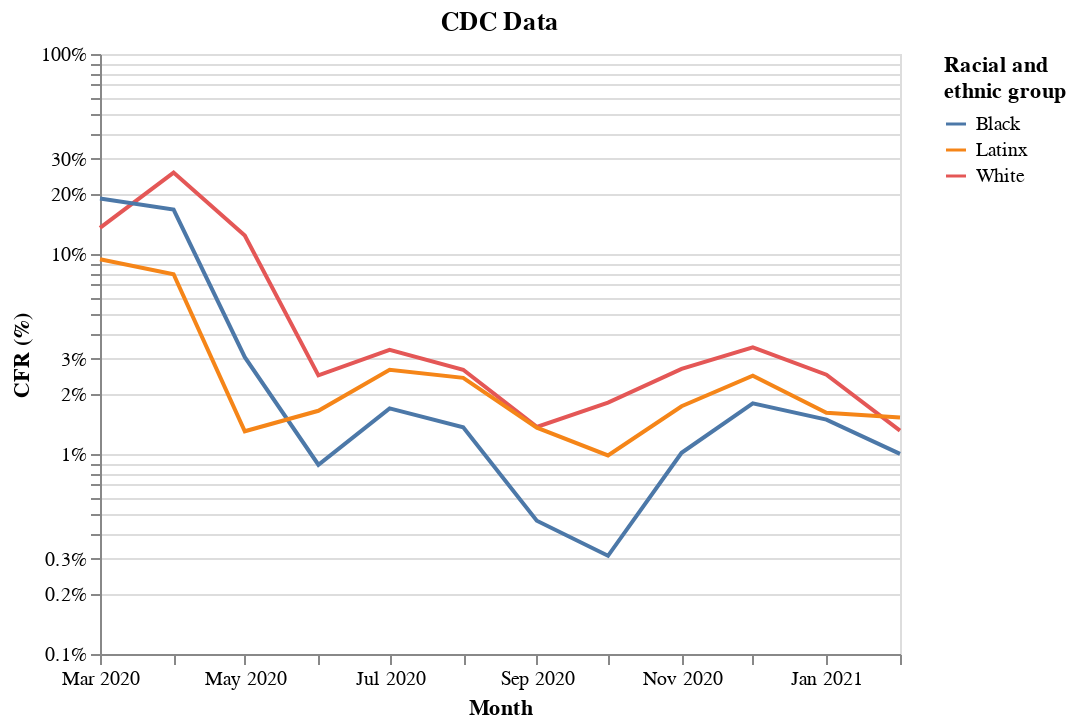

Here is the notebook cell this chart was saved with:
### Markdown cell above
## CDC Race Data

Read data and generate CFR by month and ethnic group. We also drop data prior to March 2020, since Februrary 2020 includes no deaths. Plot CFR by month and ethnic group.

### Code cell
def calculate_figure1_race_data(races_dict):
    df = pd.DataFrame()
    for race,ethgrp in races_dict.items():
        cases_df = Cases_QC_Overall.loc[Cases_QC_Overall.ethgrp == ethgrp ]
        deaths_df = Deaths_QC_Overall.loc[Deaths_QC_Overall.ethgrp == ethgrp ]
        internal_df = cases_df.groupby("case_month")["death_yn"].count().to_frame(
        ).join(deaths_df.groupby("case_month")["death_yn"].count().to_frame(), 
               lsuffix="_case", rsuffix="_death").reset_index()
        internal_df["CFR"] = calculate_fatality_rate(internal_df, "death_yn_case", "death_yn_death", "CFR")
        internal_df["CFR"] = internal_df["CFR"].div(100)
        internal_df = internal_df.loc[internal_df.case_month >= "2020-03-01"]
        internal_df["Race"] = race
        df = internal_df if df.empty else pd.concat([df,internal_df]).reset_index().drop(columns=["index"])
    return df
    
figure1_dataset_cdc = calculate_figure1_race_data(
    {"White" : 1, "Black" : 2, "Latinx" : 3})

fig1 = alt.Chart(figure1_dataset_cdc).mark_line().encode(
    alt.X('yearmonth(case_month):T',
          axis=alt.Axis(title='Month', grid=False, labelFlush=False)),
    alt.Y('CFR:Q',
          axis=alt.Axis(title='CFR (%)', format='%'),
          scale=alt.Scale(type='log')),
    color=alt.Color('Race:N',
                    legend=alt.Legend(title=['Racial and', 'ethnic group']))
).properties(
    title='CDC Data'
)

fig1

### Figure 1 — Vega-Lite specification as saved in the notebook (floating-point values rounded to 4 significant figures)
{"config": {"view": {"continuousWidth": 400, "continuousHeight": 300}}, "data": {"name": "data-f8e830d44d815138559cb1f796e95c87"}, "mark": "line", "encoding": {"color": {"field": "Race", "legend": {"title": ["Racial and", "ethnic group"]}, "type": "nominal"}, "x": {"axis": {"grid": false, "labelFlush": false, "title": "Month"}, "field": "case_month", "timeUnit": "yearmonth", "type": "temporal"}, "y": {"axis": {"format": "%", "title": "CFR (%)"}, "field": "CFR", "scale": {"type": "log"}, "type": "quantitative"}}, "title": "CDC Data", "$schema": "https://vega.github.io/schema/vega-lite/v4.17.0.json", "datasets": {"data-f8e830d44d815138559cb1f796e95c87": [{"case_month": "2020-03-01T00:00:00", "death_yn_case": 46382, "death_yn_death": 6265, "CFR": 0.1351, "Race": "White"}, {"case_month": "2020-04-01T00:00:00", "death_yn_case": 89387, "death_yn_death": 22824, "CFR": 0.2553, "Race": "White"}, {"case_month": "2020-05-01T00:00:00", "death_yn_case": 62591, "death_yn_death": 7748, "CFR": 0.1238, "Race": "White"}, {"case_month": "2020-06-01T00:00:00", "death_yn_case": 116191, "death_yn_death": 2875, "CFR": 0.02474, "Race": "White"}, {"case_month": "2020-07-01T00:00:00", "death_yn_case": 194779, "death_yn_death": 6458, "CFR": 0.03316, "Race": "White"}, {"case_month": "2020-08-01T00:00:00", "death_yn_case": 168128, "death_yn_death": 4437, "CFR": 0.02639, "Race": "White"}, {"case_month": "2020-09-01T00:00:00", "death_yn_case": 211141, "death_yn_death": 2885, "CFR": 0.01366, "Race": "White"}, {"case_month": "2020-10-01T00:00:00", "death_yn_case": 388413, "death_yn_death": 7016, "CFR": 0.01806, "Race": "White"}, {"case_month": "2020-11-01T00:00:00", "death_yn_case": 772725, "death_yn_death": 20571, "CFR": 0.02662, "Race": "White"}, {"case_month": "2020-12-01T00:00:00", "death_yn_case": 841808, "death_yn_death": 28761, "CFR": 0.03417, "Race": "White"}, {"case_month": "2021-01-01T00:00:00", "death_yn_case": 762606, "death_yn_death": 19000, "CFR": 0.02491, "Race": "White"}, {"case_month": "2021-02-01T00:00:00", "death_yn_case": 301593, "death_yn_death": 3949, "CFR": 0.01309, "Race": "White"}, {"case_month": "2020-03-01T00:00:00", "death_yn_case": 20957, "death_yn_death": 3973, "CFR": 0.1896, "Race": "Black"}, {"case_month": "2020-04-01T00:00:00", "death_yn_case": 47893, "death_yn_death": 7992, "CFR": 0.1669, "Race": "Black"}, {"case_month": "2020-05-01T00:00:00", "death_yn_case": 33899, "death_yn_death": 1034, "CFR": 0.0305, "Race": "Black"}, {"case_month": "2020-06-01T00:00:00", "death_yn_case": 47409, "death_yn_death": 419, "CFR": 0.008838, "Race": "Black"}, {"case_month": "2020-07-01T00:00:00", "death_yn_case": 81747, "death_yn_death": 1382, "CFR": 0.01691, "Race": "Black"}, {"case_month": "2020-08-01T00:00:00", "death_yn_case": 50285, "death_yn_death": 684, "CFR": 0.0136, "Race": "Black"}, {"case_month": "2020-09-01T00:00:00", "death_yn_case": 34045, "death_yn_death": 158, "CFR": 0.004641, "Race": "Black"}, {"case_month": "2020-10-01T00:00:00", "death_yn_case": 53912, "death_yn_death": 167, "CFR": 0.003098, "Race": "Black"}, {"case_month": "2020-11-01T00:00:00", "death_yn_case": 113846, "death_yn_death": 1155, "CFR": 0.01015, "Race": "Black"}, {"case_month": "2020-12-01T00:00:00", "death_yn_case": 153727, "death_yn_death": 2755, "CFR": 0.01792, "Race": "Black"}, {"case_month": "2021-01-01T00:00:00", "death_yn_case": 159588, "death_yn_death": 2370, "CFR": 0.01485, "Race": "Black"}, {"case_month": "2021-02-01T00:00:00", "death_yn_case": 64515, "death_yn_death": 646, "CFR": 0.01001, "Race": "Black"}, {"case_month": "2020-03-01T00:00:00", "death_yn_case": 15468, "death_yn_death": 1455, "CFR": 0.09407, "Race": "Latinx"}, {"case_month": "2020-04-01T00:00:00", "death_yn_case": 49353, "death_yn_death": 3909, "CFR": 0.0792, "Race": "Latinx"}, {"case_month": "2020-05-01T00:00:00", "death_yn_case": 56173, "death_yn_death": 730, "CFR": 0.013, "Race": "Latinx"}, {"case_month": "2020-06-01T00:00:00", "death_yn_case": 98212, "death_yn_death": 1615, "CFR": 0.01644, "Race": "Latinx"}, {"case_month": "2020-07-01T00:00:00", "death_yn_case": 126418, "death_yn_death": 3334, "CFR": 0.02637, "Race": "Latinx"}, {"case_month": "2020-08-01T00:00:00", "death_yn_case": 61543, "death_yn_death": 1479, "CFR": 0.02403, "Race": "Latinx"}, {"case_month": "2020-09-01T00:00:00", "death_yn_case": 43227, "death_yn_death": 585, "CFR": 0.01353, "Race": "Latinx"}, {"case_month": "2020-10-01T00:00:00", "death_yn_case": 65470, "death_yn_death": 644, "CFR": 0.009837, "Race": "Latinx"}, {"case_month": "2020-11-01T00:00:00", "death_yn_case": 144794, "death_yn_death": 2510, "CFR": 0.01733, "Race": "Latinx"}, {"case_month": "2020-12-01T00:00:00", "death_yn_case": 231074, "death_yn_death": 5693, "CFR": 0.02464, "Race": "Latinx"}, {"case_month": "2021-01-01T00:00:00", "death_yn_case": 206742, "death_yn_death": 3326, "CFR": 0.01609, "Race": "Latinx"}, {"case_month": "2021-02-01T00:00:00", "death_yn_case": 59839, "death_yn_death": 911, "CFR": 0.01522, "Race": "Latinx"}]}}
